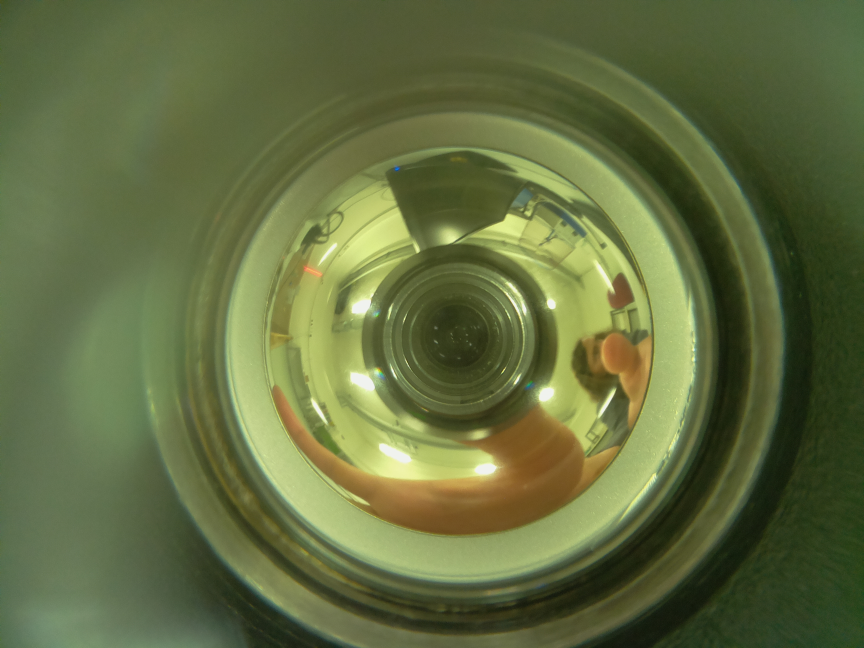
#> input picture beacon.jpg, 2592 x 1944 px, given in place of the camera (shown at 1/3 size)
$ python analyse_video.py --image beacon.jpg   (Python 2 division)
#> lines starting #> are read from the running program, lines starting #| are printed output that depends on the picture; after the words box and inside, x2 and y2 are one past the last pixel; in counts of white or black regions, pixels touching at a corner belong together
import numpy as np
import argparse
import cv2

cond_quit = 1048689 #valeur correspondant a 'q' pour quitter le programme

ap = argparse.ArgumentParser()
ap.add_argument("-i", "--image", help = "path to the image")
args = vars(ap.parse_args())

# Choix du peripherique de capture. 0 pour /dev/video0.
cap = cv2.VideoCapture(0)


# definition des bornes pour le choix des couleurs
boundaries = [
	([0, 0, 80], [80, 48, 255]), #rouge
	([0, 60, 0], [70, 255, 60]) #vert
	#([80, 0, 0], [255, 80, 50]) #bleu
]


while True:

    # On capture une image
    ret,im = cap.read()
#> im is the input picture: shape (1944, 2592, 3); mean B, G, R 64.9, 109.6, 98.7

    # parcourt les differentes couleurs
    for (lower, upper) in boundaries:
        # create NumPy arrays from the boundaries
        lower = np.array(lower, dtype = "uint8")
        upper = np.array(upper, dtype = "uint8")

	    # find the colors within the specified boundaries and apply
	    # the mask
        mask = cv2.inRange(im, lower, upper)
        output = cv2.bitwise_and(im, im, mask = mask)

	    # show image
        cv2.imshow("images", np.hstack([im, output]))


        gray = cv2.cvtColor(output,cv2.COLOR_BGR2GRAY)


        edges = cv2.Canny(gray,100,200,apertureSize = 3)
        cv2.imshow('edges',edges)


        minLineLength = 30
        maxLineGap = 30
        lines = cv2.HoughLinesP(edges,1,np.pi/180,30,minLineLength,maxLineGap)
        if lines is None:
            print 'Pas de lignes'
        else:
            print len(lines)," lignes"
            for x in range(0, len(lines)):
                for x1,y1,x2,y2 in lines[x]:
                    cv2.line(output,(x1,y1),(x2,y2),(0,255,0),2)

            cv2.imshow('hough',output)


        key = cv2.waitKey(10)

    # taper 'q' pour quitter le programme
        if key == cond_quit:
            break
#> this loop made 2 passes; (key Esc is pressed on pass 1)
#> pass 1, `cv2.imshow("images", np.hstack([im, output]))`:
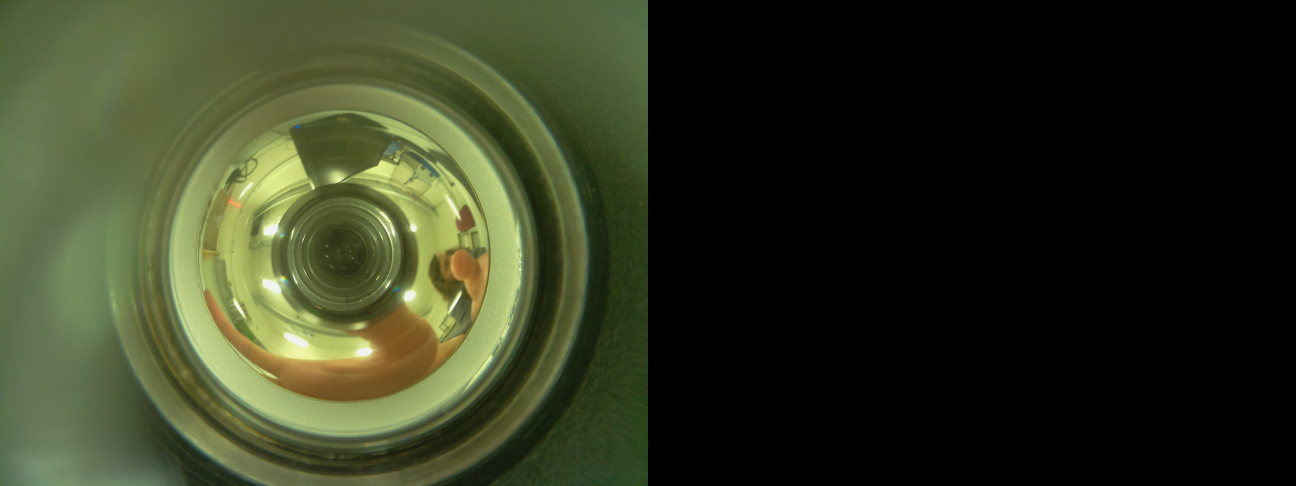
#> window 'images': shape (1944, 5184, 3) (shown at 1/4 size); mean B, G, R 32.4, 54.8, 49.4
#> pass 2, `mask = cv2.inRange(im, lower, upper)`:
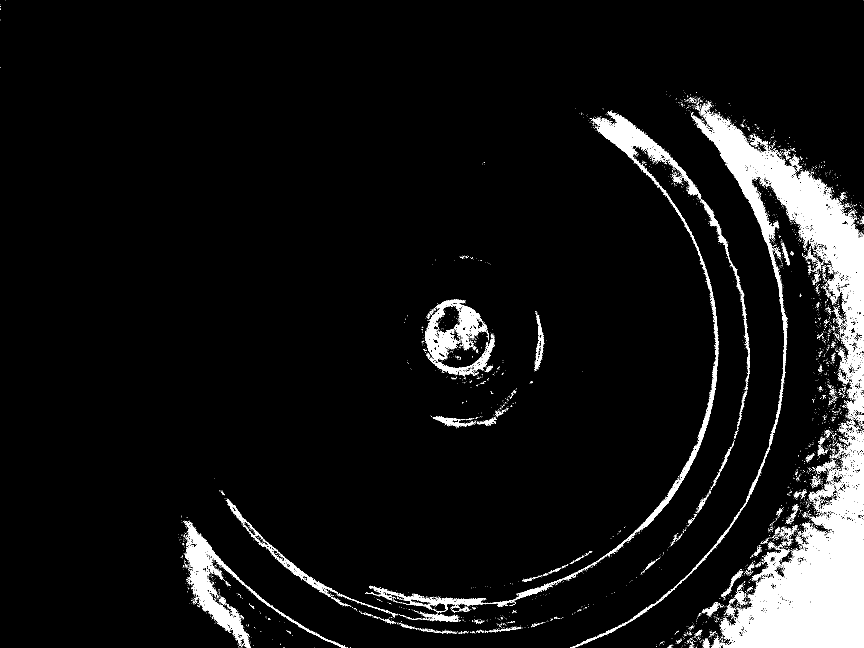
#> mask: shape (1944, 2592) (shown at 1/3 size); 6.4% white; 6194 white regions (5929 under 20 px), largest, box (x1, y1, x2, y2) and area: (2159, 1267, 2592, 1944) 119765, (1710, 309, 2592, 1944) 88937, (1107, 334, 2250, 1837) 32796
#> after the loop:
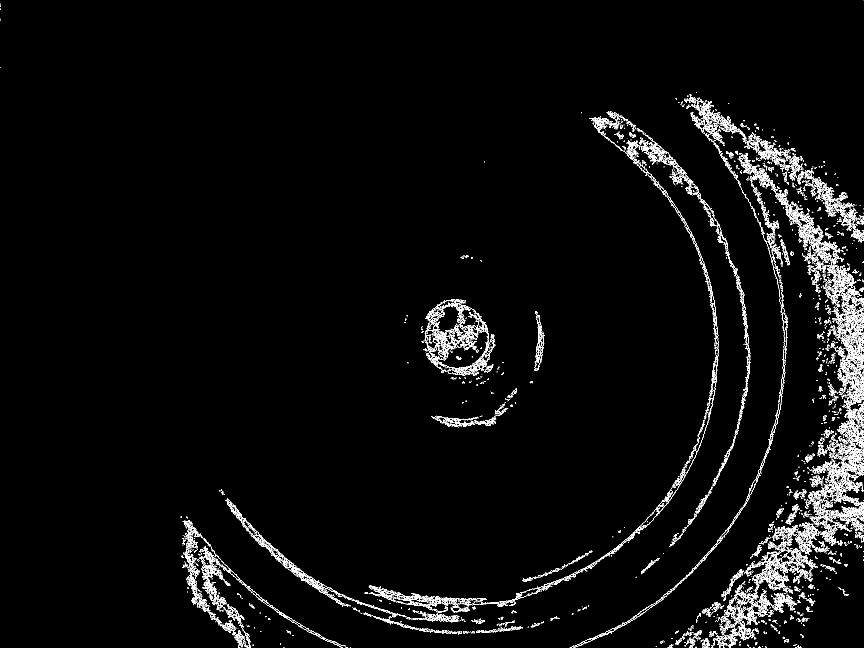
#> edges: shape (1944, 2592) (shown at 1/3 size); 2.2% white in thin lines or dots
#> after the loop:
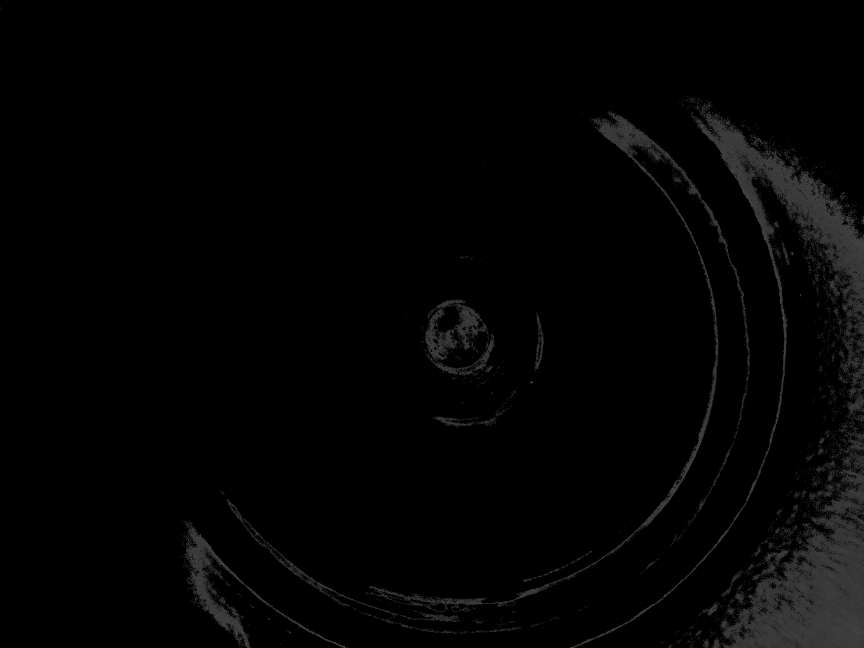
#> gray: shape (1944, 2592) (shown at 1/3 size); min 0, max 107, mean 3.6
#> after the loop:
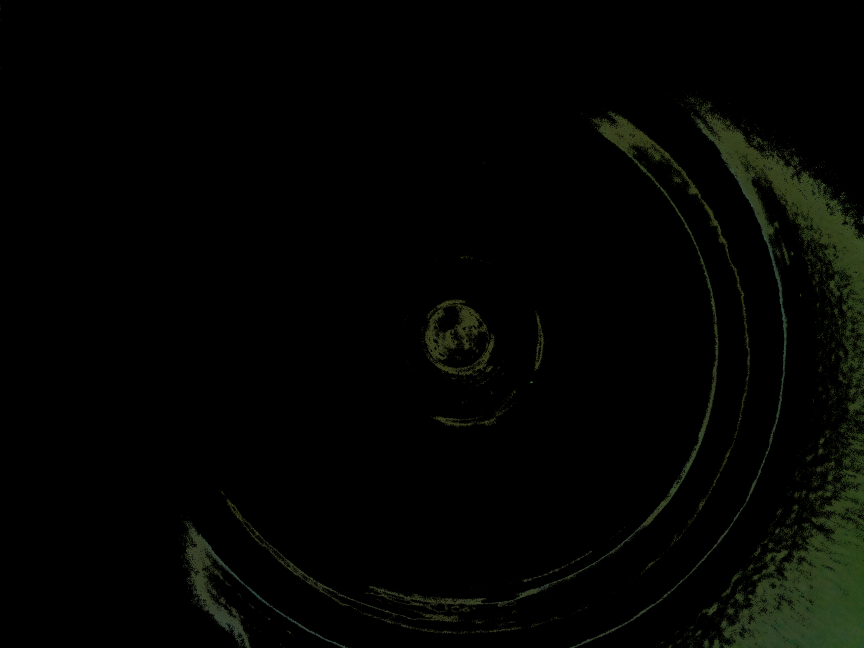
#> output: shape (1944, 2592, 3) (shown at 1/3 size); mean B, G, R 2.1, 4.2, 3.2
